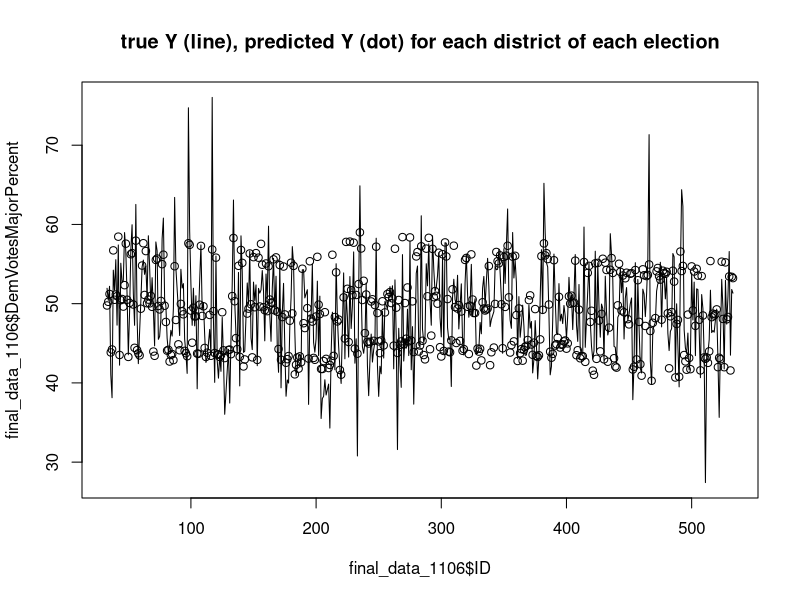
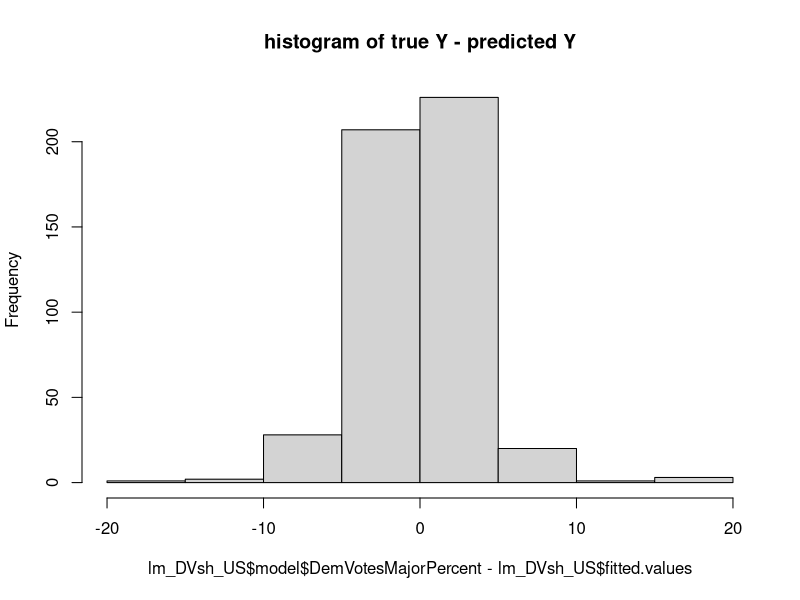
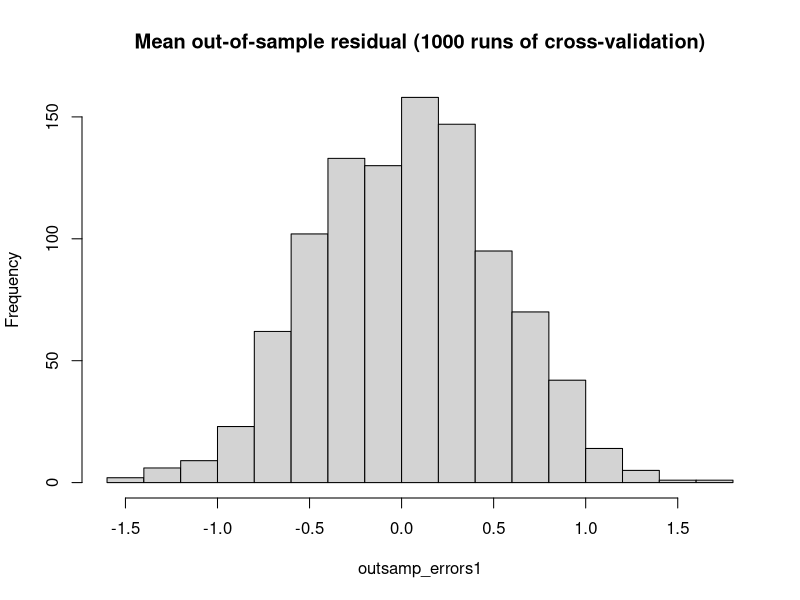
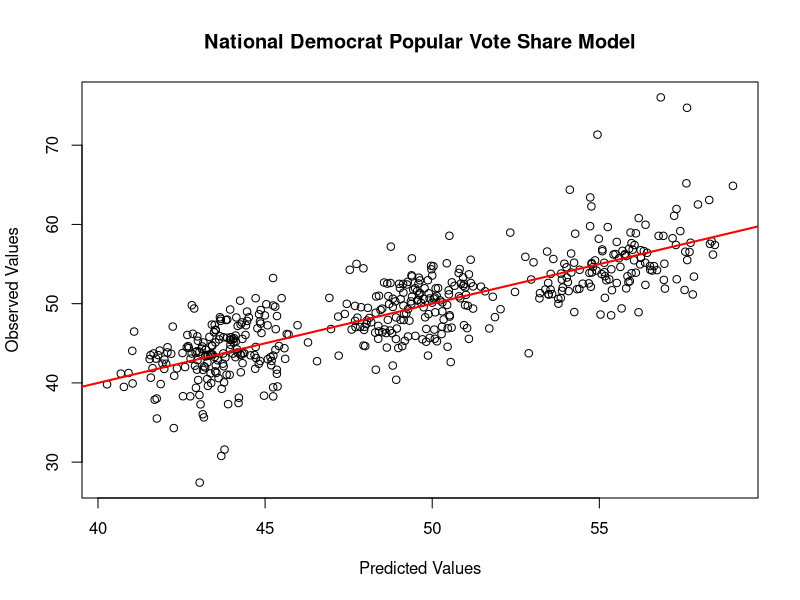
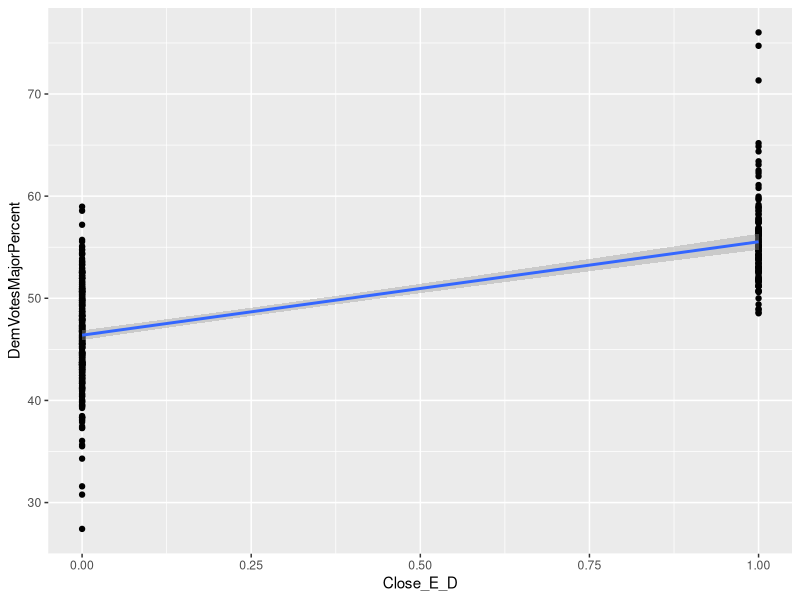
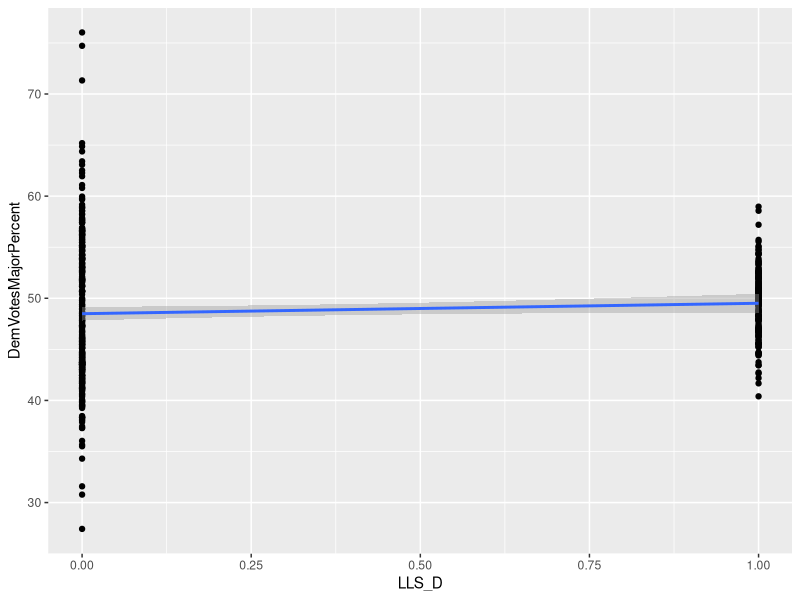
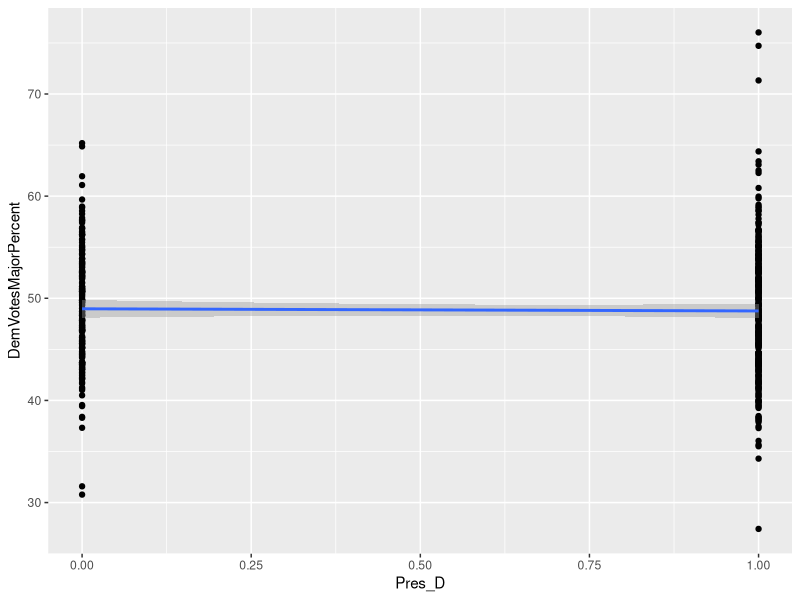
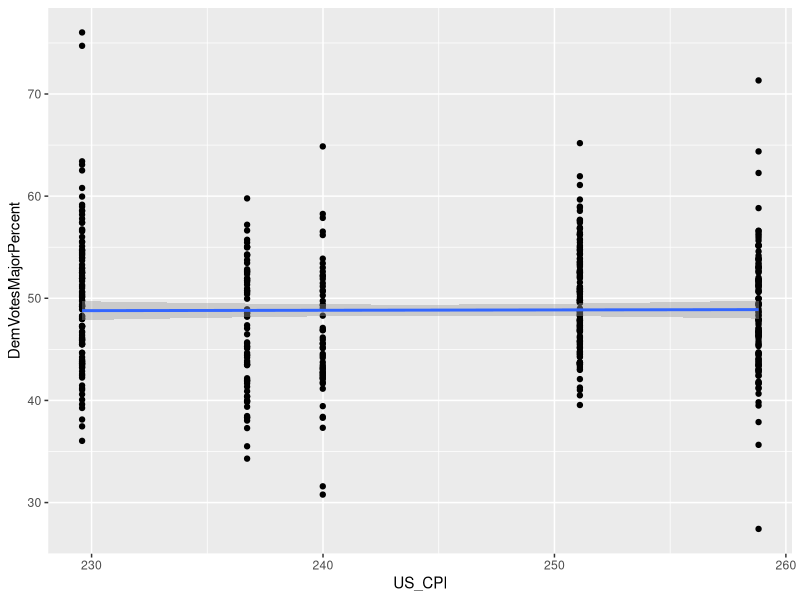

Source code (R) for these figures, in order:
## ---- chunk 1
library (Metrics)
library (caret)
library (ggplot2)

library(magrittr) # needs to be run every time you start R and want to use %>%
library(dplyr)    # alternatively, this also loads %>%

final_data_1106 <- read.csv("final_data_1106.csv")
summary(final_data_1106)

#final_data_1106_no_2018 <- read.csv("final_data_1106_no_2018.csv")
#summary(final_data_1106_no_2018)
## ---- chunk 2
#Run Multivariate Regression Model (prediction model_all data)
lm_DVsh_US <- lm (DemVotesMajorPercent ~ Close_E_D+LLS_D+Pres_D+US_CPI+US_UEP_Rate+female+X20_29+white, data=final_data_1106)
summary(lm_DVsh_US)
#### Note from ABBA, Jaewon Lim
### After you run above, insert the answers (1), (2), (3), and (4) HERE.
## ---- chunk 3
# 2022 Data for Prediction : US Average for 2022 House Representative Election
newdata_2022 <- data.frame(Close_E_D = 1, LLS_D = 0, Pres_D = 1, GDP_Growth_Pct = 5.68, US_CPI = 296.808, US_UEP_Rate = 3.791938312, female = 0.509747974, X20_29 = 0.1742278, white = 0.609723287)
# Predict Democrat Vote Share (US) for 2022 House RepresentativeElection
lm_DVsh_US %>% predict(newdata_2022)
#### Note from ABBA, Jaewon Lim
###  After you run above, insert the answer (5) (Prediction part) HERE

# 2022 Data for Prediction : NV-3 for 2022 House Representative Election
newdata_2022_NV3 <- data.frame(Close_E_D = 1, LLS_D = 0, Pres_D = 1, GDP_Growth_Pct = 5.68, US_CPI = 296.808, US_UEP_Rate = 3.791938312, female = 0.51229666, X20_29 = 0.153353865, white = 0.535751482)
# Predict Democrat Vote Share (NV-3) for 2022 House Representatives Election
lm_DVsh_US %>% predict(newdata_2022_NV3)
## ---- chunk 4
# In-sample fit evaluation
## In-sample validation: R-square of the prediction model
summary(lm_DVsh_US)$r.squared

## In-sample validation: in-sample error plots
### First Plot (line & dots)
plot(final_data_1106$ID, final_data_1106$DemVotesMajorPercent,
     type="l",
     main="true Y (line), predicted Y (dot) for each district of each election")
points(final_data_1106$ID, predict(lm_DVsh_US, final_data_1106))
### Second plot (Histogram)
hist(lm_DVsh_US$model$DemVotesMajorPercent - lm_DVsh_US$fitted.values,
     main="histogram of true Y - predicted Y")

## In-sample validation: RMSE
mse_DVsh <- mean((lm_DVsh_US$model$DemVotesMajorPercent - lm_DVsh_US$fitted.values)^2)
sqrt(mse_DVsh)
#rmse(lm_DVsh_US$model$DemVotesMajorPercent, lm_DVsh_US$fitted.values)

#### Note from ABBA, Jaewon Lim
###  After you run above, insert the answer (5) (In-sample model validation) HERE 
## ---- chunk 5
# Out-of-sample validation (out-of-sample testing)
#newdata_2018 <- data.frame(Close_E_D = 1, LLS_D = 0, Pres_D = 0, GDP_Growth_Pct = 2.9965, US_CPI = 251.1, US_UEP_Rate = 3.896220085, female = 0.513114776, X20_29 = 0.17744668, white = 	0.631301179)
# Predict Democrat Vote Share (US) of 2018 House Representative Election for in-sample validation
#DVsh_US_2018_pred <-lm_DVsh_US %>% predict(newdata_2018)



# 2018 Data for out-of-sample validation: US Average for 2018 House Representative Election
##Run Multivariate Regression Model (prediction model_with no 2018)
lm_DVsh_US_no_2018 <- lm (DemVotesMajorPercent ~ Close_E_D+LLS_D+Pres_D+US_CPI+US_UEP_Rate+female+X20_29+white, data=final_data_1106[final_data_1106$year !=2018,])
summary(lm_DVsh_US_no_2018)
##R-squared value of prediction model with no 2018 observations
summary(lm_DVsh_US_no_2018)$r.squared
## Predict Democrat Vote Share of 2018 House Representative Election using out-of-sample validation model 
lm_DVsh_US_2018_pred <- predict(lm_DVsh_US_no_2018,
                                final_data_1106[final_data_1106$year == 2018,])
#lm_DVsh_US_2018_pred
## Get the true Democrat Vote Share of 2018 House Representative Election 
lm_DVsh_US_2018_true <- final_data_1106$DemVotesMajorPercent[final_data_1106$year == 2018]
#lm_DVsh_US_2018_true
## Calculate the difference (error) between predicted and true Democrat Vote Shares of 2018 House Representative Election
error_2018 <- lm_DVsh_US_2018_pred - lm_DVsh_US_2018_true  
#error_2018

mse_DVsh_2018 <- mean((error_2018)^2)
#mse_DVsh_2018
sqrt(mse_DVsh_2018)
#rmse(lm_DVsh_US_2018_pred, lm_DVsh_US_2018_true)

#ids_outsamp <- sample(final_data_1106$ID, 50)
#ids_outsamp
#mod <- lm(DemVotesMajorPercent ~ Close_E_D+LLS_D+Pres_D+US_CPI+US_UEP_Rate+female+X20_29+white, 
#          final_data_1106[!(final_data_1106$ID %in% ids_outsamp),])
#outsamp_pred <- predict(mod, newdata = final_data_1106[final_data_1106$ID %in% ids_outsamp,])
#mean(outsamp_pred - final_data_1106$DemVotesMajorPercent[final_data_1106$ID %in% ids_outsamp])

outsamp_errors1 <- sapply(1:1000, function(i){
      ids_outsamp <- sample(final_data_1106$ID, 60)
    outsamp_mod <- lm(DemVotesMajorPercent ~ Close_E_D+LLS_D+Pres_D+US_CPI+US_UEP_Rate+female+X20_29+white, final_data_1106[!(final_data_1106$ID %in% ids_outsamp),])
    outsamp_pred <- predict(outsamp_mod, newdata = final_data_1106[final_data_1106$ID %in% ids_outsamp,])
    outsamp_true <- final_data_1106$DemVotesMajorPercent[final_data_1106$ID %in% ids_outsamp]
    mean(outsamp_pred - outsamp_true)
})
mean(abs(outsamp_errors1))
hist(outsamp_errors1,
     main="Mean out-of-sample residual (1000 runs of cross-validation)")
#### Note from ABBA, Jaewon Lim
### After you run above, insert the answers (5) (Out-of-sample Model Validation) HERE 
## ---- chunk 6
#newdata_2018_no_2018 <- data.frame(Close_E_D = 1, LLS_D = 0, Pres_D = 0, GDP_Growth_Pct = 2.9965, US_CPI = 251.1, US_UEP_Rate = 3.896220085, female = 0.513114776, X20_29 = 0.17744668, white = 	0.631301179)
# Predict Democrat Vote Share (US) for 2018 House Representative Election for out-of-sample validation
#DVsh_US_no_2018_pred <- lm_DVsh_US_no_2018 %>% predict(newdata_2018_no_2018)
#DVsh_US_2018_true <- final_data_1106 %>%
#  filter(year == 2018, X == 280) %>%
# select(D_majorvote_pct)

#DVsh_US_no_2018_pred
#DVsh_US_2018_true


# Model validation: RMSE and MAE for out-of-sample validation
#rmse(lm_DVsh_US_no_2018$model$DemVotesMajorPercent, lm_DVsh_US_no_2018$fitted.values)
#mae(lm_DVsh_US_no_2018$model$DemVotesMajorPercent, lm_DVsh_US_no_2018$fitted.values)

#DVsh_US_no_2018_pred <- predict(lm_DVsh_US_no_2018, final_data_1106[final_data_1106$year == 2018,])
#DVsh_US_no_2018_pred

#DVsh_US_2018_true <- final_data_1106$DemVotesMajorPercent
#DVsh_US_no_2018_pred - DVsh_US_2018_true

# Model validation: RMSE and MAE for in-sample validation
#rmse(lm_DVsh_US_no_2018$model$DemVotesMajorPercent, lm_DVsh_US_no_2018$fitted.values)
#mae(lm_DVsh_US_no_2018$model$DemVotesMajorPercent, lm_DVsh_US_no_2018$fitted.values)
## ---- chunk 7
# Prediction Interval for 2018 and 2022 predictions
#pi_2018 = predict(lm_DVsh_US_no_2018, final_data_1106[final_data_1106$year !=2018,], interval="predict", level =.95)
#pi_2018

pi_2022 = predict(lm_DVsh_US, newdata_2022, interval="predict", level =.95)
pi_2022

pi_2022_NV3 = predict(lm_DVsh_US, newdata_2022_NV3, interval="predict", level =.95)
pi_2022_NV3
#### Note from ABBA, Jaewon Lim
### After you run above, insert the answers (6) HERE
## ---- chunk 8
###### Draw plot using Base R
plot(predict(lm_DVsh_US),                                
     final_data_1106$DemVotesMajorPercent, main="National Democrat Popular Vote Share Model",
     xlab = "Predicted Values",
     ylab = "Observed Values")
# Add straight line
abline(a = 0,                                        
       b = 1,
       col = "red",
       lwd = 2)
#### Note from ABBA, Jaewon Lim
### After you run above, insert the answers (7)-part 1 HERE
## ---- chunk 9
#plotting (graphs)
plot_X1<-ggplot(final_data_1106,aes(x = Close_E_D, y = DemVotesMajorPercent)) + geom_point() +geom_smooth(method = "lm")
plot_X1

plot_X2<-ggplot(final_data_1106,aes(x = LLS_D, y = DemVotesMajorPercent)) + geom_point() +geom_smooth(method = "lm")
plot_X2

plot_X3<-ggplot(final_data_1106,aes(x = Pres_D, y = DemVotesMajorPercent)) + geom_point() +geom_smooth(method = "lm")
plot_X3

plot_X4<-ggplot(final_data_1106,aes(x = US_CPI, y = DemVotesMajorPercent)) + geom_point() +geom_smooth(method = "lm")
plot_X4

plot_X5<-ggplot(final_data_1106,aes(x = US_UEP_Rate, y = DemVotesMajorPercent)) + geom_point() +geom_smooth(method = "lm")
plot_X5

plot_X6<-ggplot(final_data_1106,aes(x = female, y = DemVotesMajorPercent)) + geom_point() +geom_smooth(method = "lm")
plot_X6

plot_X7<-ggplot(final_data_1106,aes(x = X20_29, y = DemVotesMajorPercent)) + geom_point() +geom_smooth(method = "lm")
plot_X7

plot_X8<-ggplot(final_data_1106,aes(x = white, y = DemVotesMajorPercent)) + geom_point() +geom_smooth(method = "lm")
plot_X8
#### Note from ABBA, Jaewon Lim
### After you run above, insert the answers (7)-part 2 HERE
